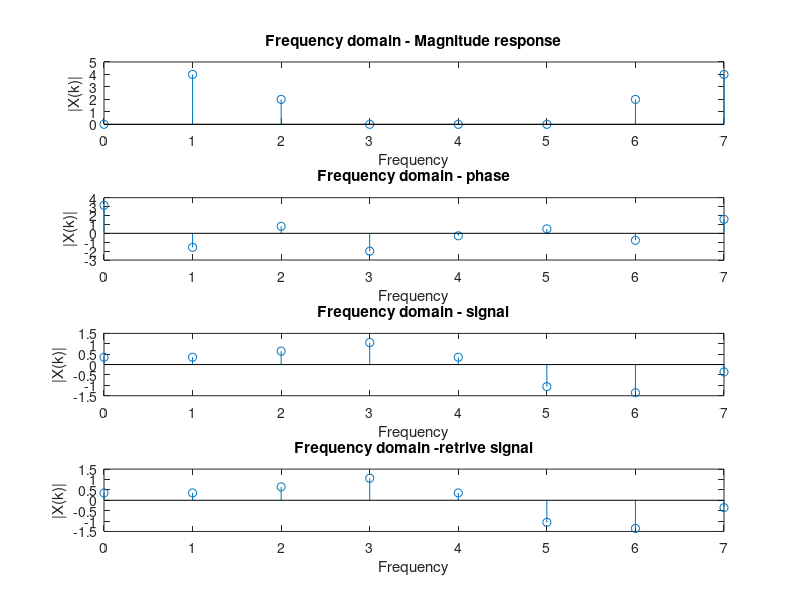

Here is the MATLAB script that generated this plot:
clc;
clear all;
close all;
clear all;
clc;
F1=1000;
F2=2000;
N=8;
fs=8000;
for i=0:N-1
  x(i+1)=sin(2*pi*(F1/fs)*i) + 0.5*sin(2*pi*(F2/fs)*i + 3*pi/4);
end;
disp(x);
X=zeros(1,8);
for m=0:N-1
  for n=0:N-1
    X(m+1)=X(m+1)+x(n+1)*exp(-j*2*pi*n*m/N);
  endfor
endfor
disp(X);

t=0:N-1;
q=abs(X);
subplot(411);
stem(t,q);
xlabel('Frequency');
ylabel('|X(k)|');
title('Frequency domain - Magnitude response');

p=angle(X);
subplot(412);
stem(t,p);
xlabel('Frequency');
ylabel('|X(k)|');
title('Frequency domain - phase');

subplot(413);
stem(t,x);
xlabel('Frequency');
ylabel('|X(k)|');
title('Frequency domain - signal');
y=zeros(1,8);

for m=0:N-1
  for n=0:N-1
    y(m+1)=y(m+1)+X(n+1)*exp(j*2*pi*n*m/N);
  endfor
endfor

for j=0:N-1
  y(j+1)=(1/N)*(y(j+1));  
endfor
disp(y);

subplot(414);
stem(t,y);
xlabel('Frequency');
ylabel('|X(k)|');
title('Frequency domain -retrive signal');


